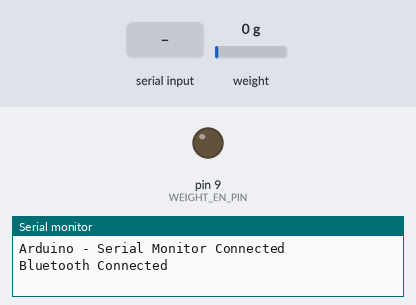
Recording of a sketch running on a simulated Arduino Uno, built with avr-gcc and run on an emulated ATmega328P. Parts: output pins drawn as LEDs (lit = HIGH), the last lines printed to the serial monitor. The test bench sets the inputs (shaded band); at power-on: weight on the scale 0 g.

Above: at 3.2 s.
3.3 s: "M90\n" received over the second serial link
At 3.9 s:
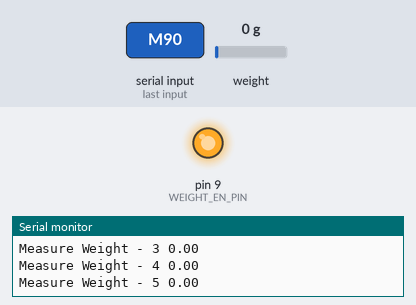
Timing chart, 0 to 14.7 s (numbered marks = the images above; inputs shaded):
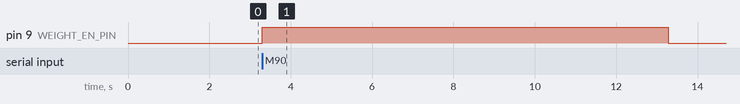

The sketch:

Weight_Track_BLE.ino
```cpp
#include <SoftwareSerial.h>
#include <Time.h>
#include <TimeAlarms.h>
#include <HX711.h>
#include <stdlib.h>

#define DEBUG 1

//#define WEIGHT_READ_PIN 12 //digital input pin to read ADC
//#define WEIGHT_SCK_PIN 13 //digital output pin to control ADC SCK
#define CALIBRATION_FACTOR -7000

#define WEIGHT_EN_PIN 9 //digital output enable the actual weighing circuit
#define RISE_TIME 10    //at most ~10 ms for Vcc of peripherals to stabilize

//#define DEFAULT_WEIGHT_INTERVAL 28800 //28800 seconds = 8 hours, measure weight every 8 hours by default
#define DEFAULT_WEIGHT_INTERVAL 20 //measure weight every 20 seconds for demo purposes
#define DEFAULT_BUF_THRESH 5  //5 weight values buffer

SoftwareSerial bluetooth(10, 11); // RX, TX
HX711 scale(12, 13); //DOUT, SCK

//general buffer variables in loop
byte int_buf = 0;
char * str_buf;
float float_buf = 0;

//system operation variables
boolean pe_mode = 0; //0 - normal (high-energy) mode, 1 - power saving mode
unsigned int delay_time = 1000; //~1000 in high energy mode, ~10000 in power saving mode

byte send_buf = DEFAULT_BUF_THRESH; //max number of bytes held in buffer
float *weight_buf; //weight data buffer
byte weight_buf_index = 0; //current number of bytes in weight data buffer

AlarmId weight_id;


void setup()
{
  // Setup Pins
  pinMode(WEIGHT_EN_PIN, OUTPUT); //for duty cycling the weighing circuit for energy saving
  digitalWrite(WEIGHT_EN_PIN, LOW);

            if(DEBUG)
            {
              pinMode(13, OUTPUT); //built-in LED
              digitalWrite(13, LOW);
            }


            // Open serial communications and wait for port to open:
            if (DEBUG)
            {
              Serial.begin(9600);

              while (!Serial) {
                ; // wait for serial port to connect. Needed for native USB port only
              }

              Serial.println("Arduino - Serial Monitor Connected");
            }

  // set up the ADC
  scale.set_scale(CALIBRATION_FACTOR);
  scale.tare();

  // set the bluetooth SoftwareSerial connection
  bluetooth.begin(9600);
  Alarm.delay(1000);
  Serial.println("Bluetooth Connected");

            if (DEBUG && false)
            {
              bluetooth.print("AT\r\n");
              bluetooth.print("AT+NAMEWEIGHTTRAK\r\n");
              bluetooth.print("AT+PIN06285\r\n");
            }
  // setup default weighing interval to timer mode
  weight_buf = (float*) malloc(send_buf * sizeof(float));
  weight_id = Alarm.timerRepeat(DEFAULT_WEIGHT_INTERVAL, measure_weight);
  Alarm.enable(weight_id);
}

void loop()
{
  int_buf = 0;
  int_buf = receive_data();

  //Alarm.delay(delay_time);
}


void send_buf_data(byte send_buf_index)
{
  byte i = 0;

  //"wwww-mm/dd/yyyy:hh:mm:ss\r\n"
  while (i < send_buf_index)
  {
    bluetooth.print(weight_buf[i]);
    bluetooth.print("\r\n");

    i++;

            if (DEBUG)
            {
              Serial.print(weight_buf[i]);
          Serial.print("\r\n");
            }
  }

  //reset weight buffer index
  weight_buf_index = 0;

  return;
}

byte receive_data()
{
  if (bluetooth.available() > 1) //wait for more than 2 bytes of data to be received (header (1 byte) + data (most likely type int))
  {
    unsigned int i = 0;
    char *rec_buf = (char*) malloc((bluetooth.available()) * sizeof(char));

    char c;
    c = bluetooth.read();

    Serial.print(c);

    if (c == 'A') //AT commands - change module name, etc.
    {
      ; //to be filled at a later date
    }

    else if (c == 'M') //Measure Weight - Mx, measure x times
    {
      int x = bluetooth.parseInt();
      weight_buf_index = 0;
      weight_buf = realloc(weight_buf, x * sizeof(float));

 Serial.println(x);

      for (int i = 0; i < x; i++)
      {
        measure_weight();
      }

      send_buf_data(x);
    }

    else if (c == 'D') //Daily Alarm commands - set Alarm to alarmRepeat, along with when
    {
      Alarm.disable(weight_id);
      Alarm.free(weight_id);


      i = bluetooth.parseInt();
      weight_id = Alarm.alarmRepeat((int)(i/10000), (i%10000) - (i%100), (i%100), measure_weight);
      Alarm.enable(weight_id);
    }

    else if (c == 'I') //Interval commands - set Alarm to timerRepeat, along with its interval
    {
      Alarm.disable(weight_id);
      Alarm.free(weight_id);

      i = bluetooth.parseInt();
      weight_id = Alarm.timerRepeat(i, measure_weight);
      Alarm.enable(weight_id);
    }

    else if (c == 'P') //Power commands - turn power saving mode on or off
    {
      i = bluetooth.parseInt();
      if (i) //i = 1: turn on power-energy mode
        pe_mode = 1;
      else
        pe_mode = 0;
    }

    else if (c == 'S') //set send_buf - set amount of data to be sent at once
    {
      i = bluetooth.parseInt();
      send_buf = i;
    }

    else
      return 1; //error - header not recognized0


    free(rec_buf);
  }

  return 0; //no error
}

void measure_weight()
{
  digitalWrite(WEIGHT_EN_PIN, HIGH);  //turn on weighing circuit
  Alarm.delay(RISE_TIME);  //wait for voltage to stabilize

  while (ADC_read() < 0) //make sure measured weight is positive or 0
    weight_buf[weight_buf_index] = ADC_read();  //read ADC data
  weight_buf_index++;

  Serial.print ("Measure Weight - ");
  Serial.print (weight_buf_index);
  Serial.print (" ");
  Serial.println (weight_buf[weight_buf_index]);

  digitalWrite(WEIGHT_EN_PIN, LOW); //turn off weighing circuit

  return;
}

long ADC_read()
{
  long weight = 0;

  weight = scale.get_units();

  return weight;
}
```

Measured:
- after the input at 3.3 s, pin 9 (WEIGHT_EN_PIN): LOW → HIGH at once, → LOW 10.0 s later
